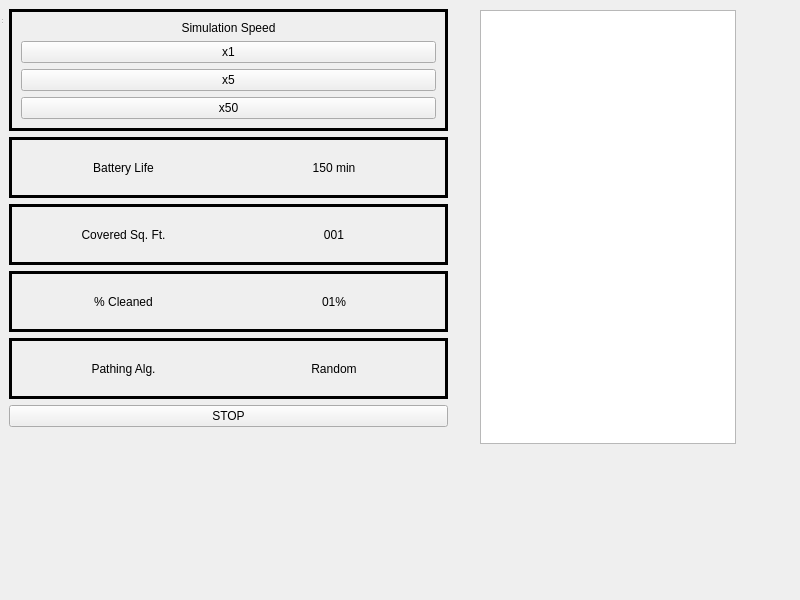
<?xml version="1.0" encoding="UTF-8"?>
<ui version="4.0">
 <class>sim</class>
 <widget class="QWidget" name="sim">
  <property name="geometry">
   <rect>
    <x>0</x>
    <y>0</y>
    <width>800</width>
    <height>600</height>
   </rect>
  </property>
  <property name="windowTitle">
   <string>MainWindow</string>
  </property>
  <widget class="QWidget" name="centralwidget">
   <property name="geometry">
    <rect>
     <x>0</x>
     <y>0</y>
     <width>457</width>
     <height>436</height>
    </rect>
   </property>
   <layout class="QHBoxLayout" name="horizontalLayout">
    <item>
     <widget class="QWidget" name="verticalWidget" native="true">
      <property name="sizePolicy">
       <sizepolicy hsizetype="Minimum" vsizetype="Preferred">
        <horstretch>0</horstretch>
        <verstretch>0</verstretch>
       </sizepolicy>
      </property>
      <layout class="QVBoxLayout" name="verticalLayout">
       <item>
        <widget class="QFrame" name="verticalFrame">
         <property name="frameShape">
          <enum>QFrame::Shape::Box</enum>
         </property>
         <property name="lineWidth">
          <number>3</number>
         </property>
         <property name="midLineWidth">
          <number>3</number>
         </property>
         <layout class="QVBoxLayout" name="verticalLayout_2">
          <item>
           <widget class="QLabel" name="label_2">
            <property name="text">
             <string>Simulation Speed</string>
            </property>
            <property name="alignment">
             <set>Qt::AlignmentFlag::AlignCenter</set>
            </property>
           </widget>
          </item>
          <item>
           <widget class="QPushButton" name="pushButton_3">
            <property name="text">
             <string>x1</string>
            </property>
           </widget>
          </item>
          <item>
           <widget class="QPushButton" name="pushButton_4">
            <property name="text">
             <string>x5</string>
            </property>
           </widget>
          </item>
          <item>
           <widget class="QPushButton" name="pushButton_2">
            <property name="text">
             <string>x50</string>
            </property>
           </widget>
          </item>
         </layout>
        </widget>
       </item>
       <item>
        <widget class="QFrame" name="horizontalFrame">
         <property name="frameShape">
          <enum>QFrame::Shape::Box</enum>
         </property>
         <property name="lineWidth">
          <number>3</number>
         </property>
         <property name="midLineWidth">
          <number>3</number>
         </property>
         <layout class="QHBoxLayout" name="horizontalLayout_3">
          <item>
           <widget class="QLabel" name="label">
            <property name="frameShape">
             <enum>QFrame::Shape::NoFrame</enum>
            </property>
            <property name="lineWidth">
             <number>3</number>
            </property>
            <property name="midLineWidth">
             <number>3</number>
            </property>
            <property name="text">
             <string>Battery Life</string>
            </property>
            <property name="alignment">
             <set>Qt::AlignmentFlag::AlignCenter</set>
            </property>
           </widget>
          </item>
          <item>
           <widget class="QLabel" name="label_3">
            <property name="frameShape">
             <enum>QFrame::Shape::NoFrame</enum>
            </property>
            <property name="lineWidth">
             <number>3</number>
            </property>
            <property name="midLineWidth">
             <number>3</number>
            </property>
            <property name="text">
             <string>150 min</string>
            </property>
            <property name="alignment">
             <set>Qt::AlignmentFlag::AlignCenter</set>
            </property>
           </widget>
          </item>
         </layout>
        </widget>
       </item>
       <item>
        <widget class="QFrame" name="horizontalFrame_2">
         <property name="frameShape">
          <enum>QFrame::Shape::Box</enum>
         </property>
         <property name="lineWidth">
          <number>3</number>
         </property>
         <property name="midLineWidth">
          <number>3</number>
         </property>
         <layout class="QHBoxLayout" name="horizontalLayout_4">
          <item>
           <widget class="QLabel" name="label_4">
            <property name="text">
             <string>Covered Sq. Ft.</string>
            </property>
            <property name="alignment">
             <set>Qt::AlignmentFlag::AlignCenter</set>
            </property>
           </widget>
          </item>
          <item>
           <widget class="QLabel" name="label_5">
            <property name="text">
             <string>001</string>
            </property>
            <property name="alignment">
             <set>Qt::AlignmentFlag::AlignCenter</set>
            </property>
           </widget>
          </item>
         </layout>
        </widget>
       </item>
       <item>
        <widget class="QFrame" name="horizontalFrame_3">
         <property name="frameShape">
          <enum>QFrame::Shape::Box</enum>
         </property>
         <property name="lineWidth">
          <number>3</number>
         </property>
         <property name="midLineWidth">
          <number>3</number>
         </property>
         <layout class="QHBoxLayout" name="horizontalLayout_5">
          <item>
           <widget class="QLabel" name="label_6">
            <property name="midLineWidth">
             <number>-2</number>
            </property>
            <property name="text">
             <string>% Cleaned</string>
            </property>
            <property name="alignment">
             <set>Qt::AlignmentFlag::AlignCenter</set>
            </property>
           </widget>
          </item>
          <item>
           <widget class="QLabel" name="label_7">
            <property name="text">
             <string>01%</string>
            </property>
            <property name="alignment">
             <set>Qt::AlignmentFlag::AlignCenter</set>
            </property>
           </widget>
          </item>
         </layout>
        </widget>
       </item>
       <item>
        <widget class="QFrame" name="horizontalFrame_4">
         <property name="frameShape">
          <enum>QFrame::Shape::Box</enum>
         </property>
         <property name="lineWidth">
          <number>3</number>
         </property>
         <property name="midLineWidth">
          <number>3</number>
         </property>
         <layout class="QHBoxLayout" name="horizontalLayout_6">
          <item>
           <widget class="QLabel" name="label_8">
            <property name="text">
             <string>Pathing Alg.</string>
            </property>
            <property name="alignment">
             <set>Qt::AlignmentFlag::AlignCenter</set>
            </property>
           </widget>
          </item>
          <item>
           <widget class="QLabel" name="label_9">
            <property name="text">
             <string>Random</string>
            </property>
            <property name="alignment">
             <set>Qt::AlignmentFlag::AlignCenter</set>
            </property>
           </widget>
          </item>
         </layout>
        </widget>
       </item>
       <item>
        <widget class="QPushButton" name="pushButton">
         <property name="text">
          <string>STOP</string>
         </property>
        </widget>
       </item>
      </layout>
     </widget>
    </item>
   </layout>
  </widget>
  <widget class="QStatusBar" name="statusbar">
   <property name="geometry">
    <rect>
     <x>0</x>
     <y>0</y>
     <width>3</width>
     <height>25</height>
    </rect>
   </property>
  </widget>
  <widget class="QGraphicsView" name="graphicsView">
   <property name="geometry">
    <rect>
     <x>480</x>
     <y>10</y>
     <width>256</width>
     <height>434</height>
    </rect>
   </property>
   <property name="sizePolicy">
    <sizepolicy hsizetype="Expanding" vsizetype="Expanding">
     <horstretch>0</horstretch>
     <verstretch>0</verstretch>
    </sizepolicy>
   </property>
  </widget>
 </widget>
 <resources/>
 <connections/>
</ui>
